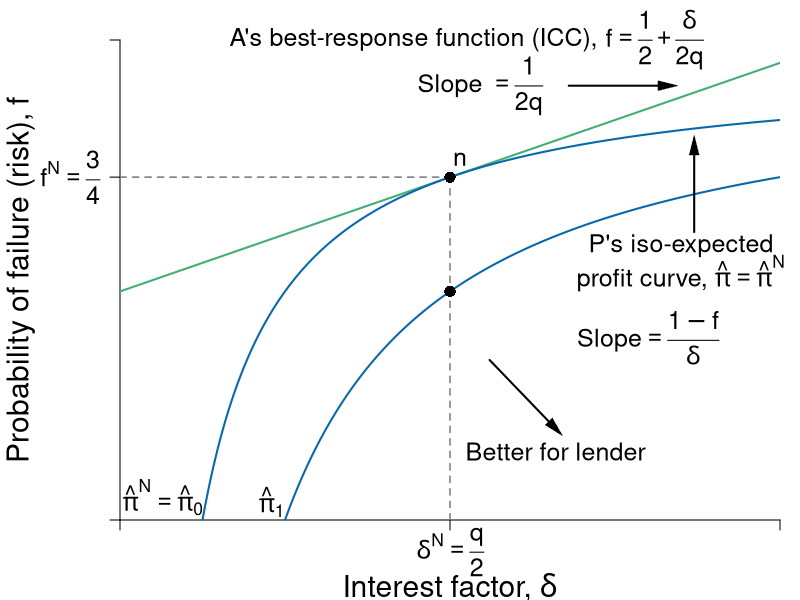

The R script that drew this image:
#Graph Designer: Simon Halliday, Scott Cohn, Harriet Brookes Gray
#Authors: Bowles and Halliday
#Title: Coordination, Conflict and Competition: A Text in Microeconomics

library(shape)
pdf(file = "credit/non_contractual_risk_sparse.pdf", width = 8, height = 6)

#Set parameters for graphics
pointsize <- 1.8
axislabelsize <- 1.8
labelsize <- 1.5
namesize <- 1.8
annotatesize <- 1.5
graphlinewidth <- 2
segmentlinewidth <- 1.5

COL <- c("#7fc97f", "#beaed4", "#fdc086", "#ffff99", "#386cb0", "#f0027f", "#bf5b17", "#666666")
COLA <- c("#e0f3db", "#99d8c9","#66c2a4","#41ae76", "#238b45", "#005824")
COLB <- c("#c6dbef", "#4eb3d3", "#2b8cbe", "#0868ac","#084081")
COLC <- c("#fcfbfd", "#efedf5", "#dadaeb", "#bcbddc", "#9e9ac8", "#807dba", "#6a51a3", "#54278f", "#3f007d")
grays <- gray.colors(25, start = 1, end = 0, alpha = 1)

#Edited the margins to cater for the larger LHS labels
par(mar =  c(4, 6, 2, 1))

brfFn <- function(delta, q = 1) {
  .5 + (delta / (2 * q)) 
}

PCFn <- function(delta, q = 1) {
  delta/q
}

isoreturnFn <- function(delta, pi=0.125) {
  1 - (pi)/delta
}


yFn <- function(d1, f1, q = 1){
  q*f1*(1 - f1) - d1*(1 - f1)
}

profitFn <- function(d1, q = 1){
  d1/2 - (1/(2*q))*(d1)^2
}

ylow <- function(delta, q = 1, ybar = 0.0625){
  (-sqrt(delta^2 - 2*delta*q + q^2 - 4*q*ybar) + delta + q)/(2*q)
}

yhigh <- function(delta, q = 1, ybar = 0.0625){
  (sqrt(delta^2 - 2*delta*q + q^2 - 4*q*ybar) + delta + q)/(2*q)
}

xlims <- c(0, 1)
ylims <- c(0, 1.05)

npts <- 501 
d1 <- seq(xlims[1], xlims[2], length.out = npts)
f1 <- seq(ylims[1], ylims[2], length.out = npts) 
a <- c(0.0625)

plot(0, 0, xlim = xlims, ylim = ylims, type = "n",
     xlab = expression(paste("")),
     ylab = expression(paste("")), 
     xaxt = "n", 
     yaxt = "n", 
     cex.lab = axislabelsize, 
     bty = "n", 
     xaxs = "i", 
     yaxs = "i"
)


ticksy <- c(ylims[1], brfFn(delta = 0.5), ylims[2])
ylabels <- c(NA, expression(paste(f^{N} == frac(3,4))), NA)
ticksx <- c(xlims[1], 0.5, xlims[2])
xlabels <- c(NA, NA, NA)
#xlabels <- c(NA, expression(paste(delta^{N} == frac(q,2))), NA)

axis(1, at = ticksx, pos = 0, labels = xlabels, cex.axis = labelsize)
axis(2, at = ticksy, pos = 0, labels = ylabels, las = 1, cex.axis = labelsize)

text(0.5, -0.07, expression(paste(delta^{N} == frac(q,2))), xpd = TRUE, cex = labelsize) 


npts <- 503 
xx1 <- seq(xlims[1], xlims[2], length.out = npts)
xx2 <- seq(0, 1, length.out = npts)

#xpoly1 <- seq(from = 0.168, to = 0.5, length.out = 500)
#ypoly1 <- ylow(xpoly1)
#ypoly2 <- isoreturnFn(xpoly1)
#polygon(x = c(xpoly1, rev(xpoly1)), y = c(ypoly1, rev(ypoly2)), col = COL[4], density = NULL, border = NA)


#Draw the graphs
lines(xx1, brfFn(xx1), col = COLA[4], lwd = graphlinewidth)
#lines(xx1, PCFn(xx1), col = COLA[2], lwd = graphlinewidth)
lines(xx1, isoreturnFn(xx1), col = COLB[4], lwd = graphlinewidth)

lines(xx1, isoreturnFn(xx1, pi = .25), col = COLB[4], lwd = graphlinewidth)

# PC
#segments(0, 0, xlims[2], xlims[2])

#Axis labels
mtext(expression(paste("Interest factor, ", delta)), side = 1, line = 3.3, cex = axislabelsize)
text(-0.15, 0.5*(ylims[2]), expression(paste("Probability of failure (risk), ", f)), xpd = TRUE, cex = axislabelsize, srt = 90) 


# contour(d1, f1,
#         outer(d1, f1, yFn),
#         drawlabels = FALSE,
#         col = COLA[3],
#         lwd = graphlinewidth,
#         levels = a,
#         xaxs = "i",
#         yaxs = "i",
#         add = TRUE)
# 

segments(0.5, 0, 0.5, brfFn(delta = 0.5), lty = 2, col = grays[20] , lwd = segmentlinewidth)
segments(0, brfFn(delta = 0.5), 0.5, brfFn(delta = 0.5), lty = 2, col = grays[20] , lwd = segmentlinewidth)

#Annotate points (4,4),(2,8),(8,2) on feasibility frontier
text(0.5 + 0.015, isoreturnFn(0.5) + 0.04, expression(paste(n)), cex = labelsize)
points(0.5, isoreturnFn(0.5), pch = 16, col = "black", cex = 1.5)

# text(0.5 + 0.015, isoreturnFn(0.5, pi = 0.25) + 0.04, expression(paste(c)), cex = labelsize)
points(0.5, isoreturnFn(0.5, pi = 0.25), pch = 16, col = "black", cex = 1.5)

#text(0.375 + 0.02, 0.6 + 0.03, expression(paste(b)), cex = labelsize)
#points(0.375, 0.6, pch = 16, col = "black", cex = 1.5)

#text(0.2, 0.85, expression(paste(y == y^{n})), cex = labelsize)

text(0.45, 1.05, expression(paste("A's best-response function (ICC), ")), cex = labelsize, xpd = TRUE)
text(0.81, 1.05, expression(paste(f == frac(1,2) + frac(delta, 2*q))), cex = labelsize, xpd =TRUE)

# text(0.1, 0.6, expression(paste("ICC")), cex = labelsize, xpd = TRUE)

text(0.5, 0.95, expression(paste("Slope")), cex = labelsize, xpd = TRUE)
text(0.6, 0.95, expression(paste(phantom()== frac(1,2*q))), cex = labelsize)

Arrows(0.68, 0.95, 0.83, 0.95, col = "black", lty = 1, lwd = 2, arr.type = "triangle", arr.lwd = 0.5)


#text(0.64, 0.4, expression(paste("A's participation")), cex = labelsize)
#text(0.64, 0.34, expression(paste("constraint")), cex = labelsize)
#text(0.64, 0.22, expression(paste(f == frac(delta, q))), cex = labelsize)
#Arrows(0.64, 0.44, 0.64, 0.58, col = "black", lty = 1, lwd = 2, arr.type = "triangle", arr.lwd = 0.5)


text(0.85, 0.6, expression(paste("P's iso-expected")), cex = labelsize, xpd = TRUE)
text(0.85, 0.54, expression(paste("profit curve, ", hat(pi) == hat(pi)^{N})), cex = labelsize, xpd = TRUE)
text(0.8, 0.4, expression(paste("Slope", phantom() == frac(1-f,delta))), cex = labelsize, xpd = TRUE)
#text(0.7, 0.53, expression(paste(pi == pi^{N})), cex = labelsize, xpd = TRUE)
Arrows(0.87, 0.63, 0.87, 0.82, col = "black", lty = 1, lwd = 2, arr.type = "triangle", arr.lwd = 0.5)

#text(0.3, 0.13, expression(paste("Pareto-improving")), cex = labelsize)
#text(0.3, 0.07, expression(paste("lens")), cex = labelsize)
#Arrows(0.3, 0.18, 0.3, 0.5, col = "black", lty = 1, lwd = 2, arr.type = "triangle", arr.lwd = 0.5)

text(0.065, 0.05, expression(paste(hat(pi)^N == hat(pi)[0])), cex = labelsize)
text(0.23, 0.04, expression(paste(hat(pi)[1])), cex = labelsize)

Arrows(0.56, 0.35, 0.66, 0.2, col = "black", lty = 1, lwd = 2, arr.type = "triangle", arr.lwd = 0.5)
#text(0.48, 0.3, expression(paste('More profits')), cex = labelsize, xpd = TRUE)
text(0.66, 0.15, expression(paste('Better for lender')), cex = labelsize, xpd = TRUE)


dev.off()
